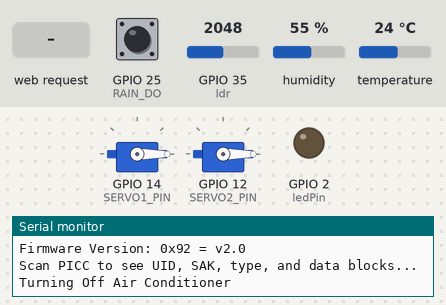
Simulated run of this sketch. Board: ESP32. On the bench: 2 × servo, output pins drawn as LEDs (lit = HIGH), the last lines printed to the serial monitor. The test bench sets the inputs (shaded band); at power-on: GPIO 25 (RAIN_DO) HIGH, GPIO 35 (ldr) = 2048, humidity 55 %, temperature 24 °C. WiFi joins after 1.5 s; servers stay silent unless stated; the local clock reads 2024-03-15 10:24:30 at power-on unless the sketch sets it.

Above: at 2.7 s.
2.8 s: HTTP request GET /led/on received
At 4.9 s:
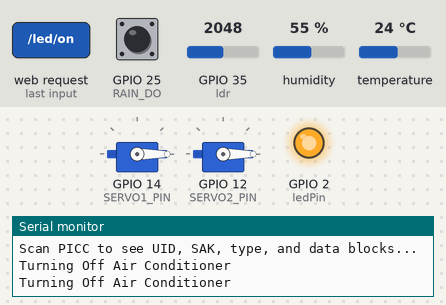
13.2 s: HTTP request GET /led/off received
At 14.3 s:
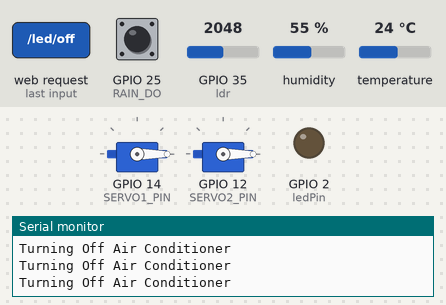
Timing chart, 0 to 16.2 s (numbered marks = the images above; inputs shaded):
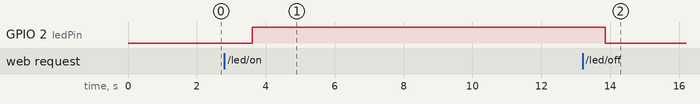

The sketch:

main.ino
```cpp
/*
LED
pin -> 5v, gnd, 35

Rain drop
pin 25, gnd, 5v

dht11 -> 3v, pin 26

servo1 (front door) -> 5v, pin 14
servo2 (back door)  -> 5v, pin 12

dht11 -> pin 26
*/

//WiFi + WebServer
#include <WiFi.h>
#include <WebServer.h>
// time
#include "time.h"

//RFID
#include <SPI.h>
#include <MFRC522.h>

//servo
#include <ESP32Servo.h>

//DHT11
#include "DHT.h"

//WiFi ssid, password
const char* ssid = "";
const char* password = "";

// time -> ldr
const char* ntpServer = "pool.ntp.org";
const long gmtOffset_sec = 19800;
const int daylightOffset_sec= 0;

//web server on port 80 in esp
WebServer server(80);

//led
int ledPin = 2;
int ldr = 35;
int ldrstate;

//led -> state var
bool wifiLedControl = false;


void handleOn(){
wifiLedControl = true;
server.send(200,"text/plain", "LED ON");

}

void handleOff(){
wifiLedControl = false;
server.send(200,"text/plain","LED OFF");

}

void handleStatus(){
  if(digitalRead(ledPin)){
    server.send(200, "text/plain" , "LED is ON");
  } else {
    server.send(200, "text/plain" , "LED is OFF");
  }
}


//rain-drop sensor
#define RAIN_DO 25 //pin 25

void handleRainDropInfo(){
  String rainStatus = (digitalRead(RAIN_DO) == LOW) ? "Rain detected..." : "No Rain";
  server.send(200, "text/plain", rainStatus.c_str());
}

bool is_raining;


//RFID module
#define RST_PIN   22  //RST
#define SS_PIN    5   //SDA
#define MISO      19
#define MOSI      23
#define SCK       18

MFRC522 mfrc522(SS_PIN, RST_PIN);


//servo
#define SERVO1_PIN 14
#define SERVO2_PIN 12
Servo myservo1;
Servo myservo2;

//door controls + rfid
bool id_isValid = false;

//front door open
void frontDoor_handleOn(){
  if(id_isValid){
    if(is_raining){
      myservo1.write(90);
      server.send(200, "text/plain", "Front Door Opened. (Door remains opened for 15s)");
      delay(15000);
      myservo1.write(0);

    } else {
      myservo1.write(90);
      server.send(200, "text/plain", "Front Door Opened...");

    }

  } else {
    server.send(200, "text/plain", "Required Door Card...");
  }
}

//front door close
void frontDoor_handleOff(){
    myservo1.write(0);
    server.send(200, "text/plain", "Front Door Closed...");

}

//back door open
void backDoor_handleOn(){
  if(id_isValid){
    if(is_raining){
      myservo2.write(90);
      server.send(200, "text/plain", "Back Door Opened. (Door remains opened for 15s)");
      delay(15000);
      myservo2.write(0);

    } else {
      myservo2.write(90);
      server.send(200, "text/plain", "Back Door Opened...");

    }


  } else {
    server.send(200, "text/plain", "Required Door Card or Key...");
  }
}

//back door close
void backDoor_handleOff(){
    myservo2.write(0);
    server.send(200, "text/plain", "Back Door Closed...");

}

//lock all doors downs
void lockdown_handle(){
  myservo1.write(0);
  myservo2.write(0);
  id_isValid = false;
  server.send(200,"text/plain", "All doors and windows are locked. See you later, Have a nice day!");
}

//dht11
#define DHTPIN 26
#define DHTTYPE DHT11
DHT dht(DHTPIN,DHTTYPE);

const float room_t = 25.0;

void airconditioner_handle(){
  float humidity = dht.readHumidity();
  float t = dht.readTemperature();
  if(t > room_t)
  server.send(200, "text/plain" , "Higher than room temperature. Air conditioner is ON...");
  else
  server.send(200, "text/plain" , "Normal room temperature");
}


void setup() {

  Serial.begin(115200);
  //led pin
  pinMode(ledPin, OUTPUT);
  //lrd process
  pinMode(ldr, INPUT);
  //rain sensor
  pinMode(RAIN_DO, INPUT);
  // digitalWrite(ledPin,LOW);

  //servo
  myservo1.attach(SERVO1_PIN);
  myservo2.attach(SERVO2_PIN);
  myservo1.write(0);
  myservo2.write(0);


  //wifi connection
  WiFi.begin(ssid,password);
  Serial.print("connecting to WiFi");
  while (WiFi.status() != WL_CONNECTED) {
      delay(500);
      Serial.print(".");
  }

  Serial.println("connected");
  Serial.println(WiFi.localIP());

  //local time zone setting
  configTime(gmtOffset_sec,daylightOffset_sec,ntpServer);

  //req mapping
  //use -> http://ip address/ req...
  server.on("/led/on" , handleOn); //led (manual) on
  server.on("/led/off" , handleOff); //led (manual) off
  server.on("/led/status" , handleStatus); //led automated
  server.on("/rain/drop/info",handleRainDropInfo); //rain drop check
  server.on("/front/door/open", frontDoor_handleOn); //front door open (manual)
  server.on("/front/door/close", frontDoor_handleOff); //front door close (manual)
  server.on("/back/door/open", backDoor_handleOn); //front door open (manual)
  server.on("/back/door/close", backDoor_handleOff); //front door close (manual)
  server.on("/lock/down/all", lockdown_handle); //lock all doors
  server.on("/temperature", airconditioner_handle);//dht11

  //server
  server.begin();
  Serial.println("server started");

  //RFID
  SPI.begin(SCK,MISO,MOSI,SS_PIN);
  mfrc522.PCD_Init();
  mfrc522.PCD_SetAntennaGain(mfrc522.RxGain_max);
  delay(4);
  mfrc522.PCD_DumpVersionToSerial();
  Serial.println(F("Scan PICC to see UID, SAK, type, and data blocks..."));

 //dht11
 dht.begin();

}

void loop() {

  //handling client req
  server.handleClient();

  //LDR code
  //time
  struct tm timeinfo;
  bool timeRight = false;

  //led turn on time
  int onTime_h = 21;
  int onTime_m = 8;

  //light turn of time
  int offTime_h = 21;
  int offTime_m = 10;

  if(getLocalTime(&timeinfo)){

   if((timeinfo.tm_hour >= onTime_h && timeinfo.tm_min >= onTime_m) && (timeinfo.tm_hour <= offTime_h && timeinfo.tm_min <= offTime_m)){
    timeRight = true;
   }


  }

  //ldr vlaues
  int ldrstate = analogRead(35);
  int ldrMap = map(ldrstate, 0 ,4095, 0, 100);

  if(wifiLedControl || (ldrMap > 90 && timeRight)){
    digitalWrite(ledPin,HIGH);
  }else{
    digitalWrite(ledPin, LOW);
  }

  delay(1000);

  //dht11 code
  if(dht.readTemperature() > room_t){
    Serial.print("Turning On Air Conditioner ");
    Serial.println(dht.readTemperature());
  } else {
    Serial.println("Turning Off Air Conditioner");
  }
  delay(1000);


  //automatically close doors when raining
  if(digitalRead(RAIN_DO) == LOW){
    delay(15000);
    myservo1.write(0);
    myservo2.write(0);
    is_raining = true;
  } else {
    is_raining = false;

  }

  //RFID
  if ( ! mfrc522.PICC_IsNewCardPresent()) {
		return;
	}

  if ( ! mfrc522.PICC_ReadCardSerial()) {
		return;
	}

  Serial.print("Card UID: ");
	for(byte i = 0; i < mfrc522.uid.size; i++){
		Serial.print(mfrc522.uid.uidByte[1] < 0x10 ? "0" : " ");
		Serial.print(mfrc522.uid.uidByte[1] , HEX);
		Serial.print(" ");

	}
	Serial.println();

  if(
			mfrc522.uid.size == 4 &&
			mfrc522.uid.uidByte[0] == 0xA9 &&
			mfrc522.uid.uidByte[1] == 0x96 &&
			mfrc522.uid.uidByte[2] == 0xC0 &&
			mfrc522.uid.uidByte[3] == 0x01

	){

		Serial.println("Welcome!");
    id_isValid = true;
    myservo1.write(90);


	} else {
		Serial.println("Access denied...");

	}
	mfrc522.PICC_HaltA();


}
```

Measured:
- after the input at 2.8 s, GPIO 2 (ledPin): LOW → HIGH after 0.81 s
- after the input at 13.2 s, GPIO 2 (ledPin): HIGH → LOW after 0.65 s
